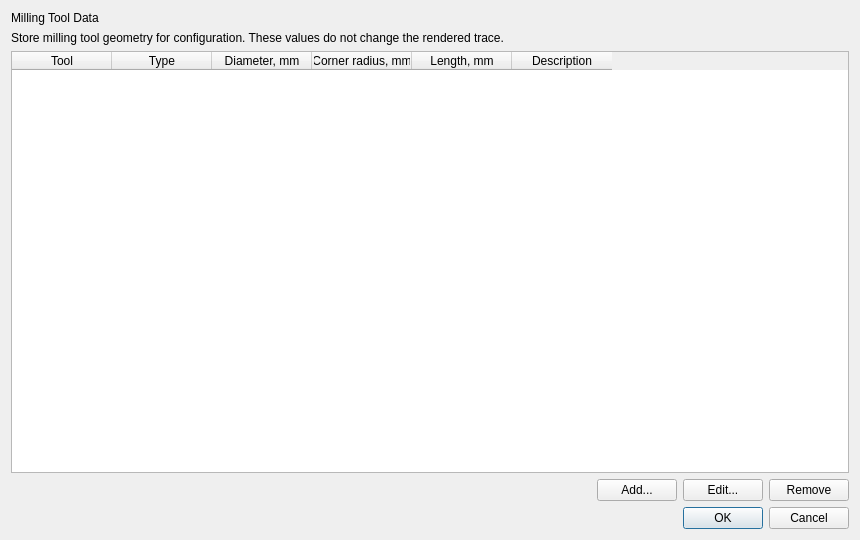
<?xml version="1.0" encoding="UTF-8"?>
<ui version="4.0">
 <class>MillingToolsDlg</class>
 <widget class="QDialog" name="MillingToolsDlg">
  <property name="geometry">
   <rect>
    <x>0</x>
    <y>0</y>
    <width>860</width>
    <height>540</height>
   </rect>
  </property>
  <property name="minimumSize">
   <size>
    <width>700</width>
    <height>440</height>
   </size>
  </property>
  <property name="windowTitle">
   <string>Milling Tools</string>
  </property>
  <layout class="QVBoxLayout" name="verticalLayout">
   <item>
    <widget class="QLabel" name="titleLabel">
     <property name="text">
      <string>Milling Tool Data</string>
     </property>
    </widget>
   </item>
   <item>
    <widget class="QLabel" name="helpLabel">
     <property name="text">
      <string>Store milling tool geometry for configuration. These values do not change the rendered trace.</string>
     </property>
     <property name="wordWrap">
      <bool>true</bool>
     </property>
    </widget>
   </item>
   <item>
    <widget class="QTableWidget" name="toolTable">
     <property name="editTriggers">
      <set>QAbstractItemView::EditTrigger::NoEditTriggers</set>
     </property>
     <property name="selectionMode">
      <enum>QAbstractItemView::SelectionMode::SingleSelection</enum>
     </property>
     <property name="selectionBehavior">
      <enum>QAbstractItemView::SelectionBehavior::SelectRows</enum>
     </property>
     <property name="columnCount">
      <number>6</number>
     </property>
     <column>
      <property name="text">
       <string>Tool</string>
      </property>
     </column>
     <column>
      <property name="text">
       <string>Type</string>
      </property>
     </column>
     <column>
      <property name="text">
       <string>Diameter, mm</string>
      </property>
     </column>
     <column>
      <property name="text">
       <string>Corner radius, mm</string>
      </property>
     </column>
     <column>
      <property name="text">
       <string>Length, mm</string>
      </property>
     </column>
     <column>
      <property name="text">
       <string>Description</string>
      </property>
     </column>
    </widget>
   </item>
   <item>
    <layout class="QHBoxLayout" name="toolButtonsLayout">
     <item>
      <spacer name="horizontalSpacer">
       <property name="orientation">
        <enum>Qt::Orientation::Horizontal</enum>
       </property>
       <property name="sizeHint" stdset="0">
        <size>
         <width>40</width>
         <height>20</height>
        </size>
       </property>
      </spacer>
     </item>
     <item>
      <widget class="QPushButton" name="addButton">
       <property name="text">
        <string>Add...</string>
       </property>
      </widget>
     </item>
     <item>
      <widget class="QPushButton" name="editButton">
       <property name="text">
        <string>Edit...</string>
       </property>
      </widget>
     </item>
     <item>
      <widget class="QPushButton" name="removeButton">
       <property name="text">
        <string>Remove</string>
       </property>
      </widget>
     </item>
    </layout>
   </item>
   <item>
    <widget class="QDialogButtonBox" name="buttonBox">
     <property name="orientation">
      <enum>Qt::Orientation::Horizontal</enum>
     </property>
     <property name="standardButtons">
      <set>QDialogButtonBox::StandardButton::Cancel|QDialogButtonBox::StandardButton::Ok</set>
     </property>
    </widget>
   </item>
  </layout>
 </widget>
 <resources/>
 <connections>
  <connection>
   <sender>buttonBox</sender>
   <signal>accepted()</signal>
   <receiver>MillingToolsDlg</receiver>
   <slot>accept()</slot>
   <hints>
    <hint type="sourcelabel">
     <x>20</x>
     <y>20</y>
    </hint>
    <hint type="destinationlabel">
     <x>20</x>
     <y>20</y>
    </hint>
   </hints>
  </connection>
  <connection>
   <sender>buttonBox</sender>
   <signal>rejected()</signal>
   <receiver>MillingToolsDlg</receiver>
   <slot>reject()</slot>
   <hints>
    <hint type="sourcelabel">
     <x>20</x>
     <y>20</y>
    </hint>
    <hint type="destinationlabel">
     <x>20</x>
     <y>20</y>
    </hint>
   </hints>
  </connection>
 </connections>
</ui>
